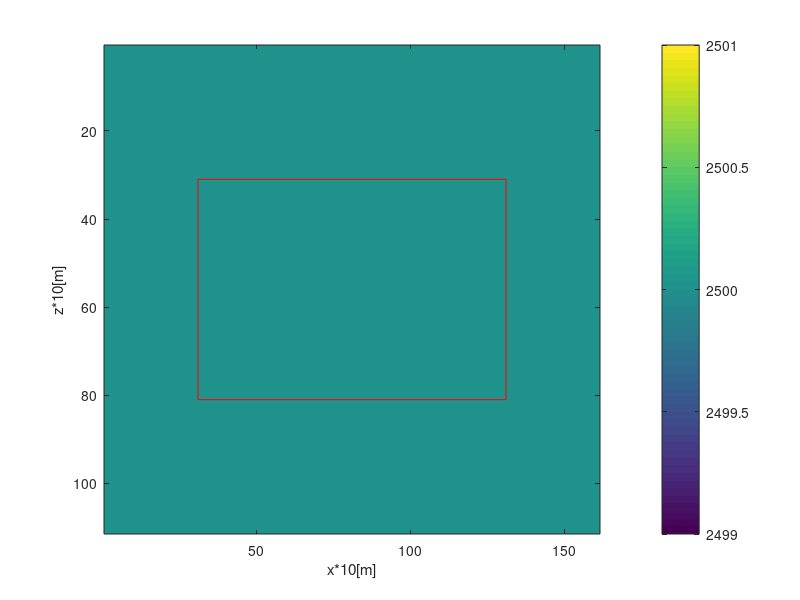

Reproduce this figure in MATLAB. (Note: this script raises an error after producing the figure.)
%% input parameters
clear all;
close all;
load('true_rect.mat');
dims.dh=10;
lp=30;
% initial velocity model
v0=ones([51,101])*2500;
% estimation to first layer thickness
l1=15;
% estimation to first layer velocity
%v0(l1:end,:)=2300;
dims.dt=10^-3; % [s]
dims.nz0=size(v0,1); % Cells in z-direction
dims.nx0=size(v0,2); % Cells in x-direction
dims.nt=1000; % Amount of time steps
dims.ns=dims.nt;
%% extend the velocity model region to employ PML
v=v0;
temp=v0(1,:);
temp2=v0(end,:);
v=[temp(ones(lp,1),:);
    v;
    temp2(ones(lp,1),:)];
temp3=v(:,1);
temp4=v(:,end);
v=[temp3(:,ones(1,lp)),v,temp4(:,ones(1,lp))];
figure;
imagesc(v);
colorbar;
xlabel({['x*' num2str(dims.dh) '[m]']});
ylabel({['z*' num2str(dims.dh) '[m]']});
hold on;
plot([lp+1,dims.nx0+lp],[lp+1,lp+1],'color','red');
hold on;
plot([lp+1,dims.nx0+lp],[lp+dims.nz0,lp+dims.nz0],'color','red');
hold on;
plot([lp+1,lp+1],[lp+1,lp+dims.nz0],'color','red');
hold on;
plot([dims.nx0+lp,dims.nx0+lp],[lp+1,lp+dims.nz0],'color','red');
axis on;
shg;
Rc=.1;
%% Model dimensions
dims.nz=size(v,1);
dims.nx=size(v,2);
% mz=31:81
dims.mz=lp+1:dims.nz0+lp;
% mx=31:131
dims.mx=lp+1:dims.nx0+lp;
%% source
singles=rickerWave(10,dims);
dims.sx=min(dims.mx);
dims.sz=min(dims.mz);
%% Receiver locations
dims.rx=min(dims.mx):max(dims.mx);
dims.rz=min(dims.mz)*ones(1,length(dims.rx));
%% source
fs=1/dims.dt;
L=dims.nt;
n=2000;
f=fs*(0:(n/2))/n;
s=zeros([dims.nz*dims.nx,1]);
source_freq=fft(singles,n)/(n/2);
source_freq2=source_freq(1:n/2+1);
% check source
source_time=ifft(source_freq2,n,1)*n;
figure('name','source signals');
subplot(3,1,1)
plot(dims.dt:dims.dt:dims.dt*L,real(singles));
xlabel(['t [s]']);
title('original');
subplot(3,1,2)
plot(dims.dt:dims.dt:dims.dt*L,real(source_time(1:dims.nt)));
xlabel(['t' [s]']);
title('transformed from frequency');
subplot(3,1,3)
plot(abs(source_freq2));
%aa=reshape(aa,[300,1]);
%plot(real(aa))
title('frequency domain');
shg;
%% find effective frequency of source
s_diff=diff(abs(source_freq2));
s_diff=[s_diff(1);s_diff];
s_lim=find(abs(source_freq2)<.1*max(abs(source_freq2)) & s_diff<0);
s_lim2=s_lim(1);
f_range=1:s_lim2;
f2=f(f_range);
ome=2*pi*f2;
% source term
sf=source_freq2(1:s_lim2);
%% source location in FWI
shot_interval=10;
sx0=dims.sx(1):shot_interval:dims.sx(end);
sz0=dims.sz(1)*ones(size(sx0));
% extend source term
sf2=sf*ones(1,length(sx0));
% sf2=sf(:,ones(3,1));
%% find effective frequency for true_rect
n_true_recf=n;
fs2=fs;
f2=fs2*(0:(n_true_recf/2))/n_true_recf;
true_recf=fft(true_rect,n_true_recf,1)/(n_true_recf/2);
true_recf=true_recf(1:s_lim2,:,:);
%% solver parameters
nz=dims.nz;
nx=dims.nx;

dh=dims.dh;
nt=dims.nt;
% ome
% sf
rz=dims.rz;
rx=dims.rx;

n_iteration=20;
alp_progress=zeros([length(n_iteration)+1,1]);
of_progress=zeros([length(n_iteration)+1,1]);

d0=log(1/Rc)/log(10)*3*v/2/lp;
gmax1=150;
C=zeros(length(n_iteration),1);
FID=fopen('log.txt','w');
tic;
for l=1:n_iteration
    fprintf('\n current iteration=%d/%d \t time=%f s',l,n_iteration,toc);
    fprintf(FID,'\n current iteration=%d/%d \t time=%f s',l,n_iteration,toc);
    %%
    vg=zeros(size(v));
    %% gradient
    for i=1:length(sx0)
        loc=(i-1)*shot_interval+1;
        fprintf('\n \t current shot number=%d/%d',i,length(sx0));
        fprintf(FID,'\n \t current shot number=%d/%d',i,length(sx0));
        true_recfs=true_recf(:,:,loc);
        [pf,recf,Ct,vgt]=FWI_solver(nz,nx,dh,sz0(i),sx0(i),ome,sf2(:,i),rz,rx,v,lp,d0,true_recfs);
        vg=vgt+vg;
    end
    vg=vg/length(sx0);
    %vg=taperGradient(vg,lp,l1);
    C(l)=Ct/length(sx0);
    fprintf('\n \t\t\t Cost=%f',C(l));
    fprintf(FID,'\n \t Cost=%f',C(l));
    fprintf(FID,'\n \t max gradient=%f',max(abs(vg(:))));
    %% optimization
    % max gradient for the first iteration
    if l==1
        alp=gmax1/max(abs(vg(:)));
    end
    v=v-alp*vg;
    figure(99)
    subplot(2,1,1)
    imagesc(vg);
    hold on;
    plot([lp+1,nx-lp],[lp+1,lp+1],'color','red');
    hold on;
    plot([lp+1,nx-lp],[nz-lp,nz-lp],'color','red');
    hold on;
    plot([lp+1,lp+1],[lp+1,nz-lp],'color','red');
    hold on;
    plot([nx-lp,nx-lp],[lp+1,nz-lp],'color','red');
    title({['G [m/s]'],[ 'max gradient= ' num2str(max(abs(vg(:))))]});
    colorbar;
    subplot(2,1,2)
    imagesc(v);
    hold on;
    plot([lp+1,nx-lp],[lp+1,lp+1],'color','red');
    hold on;
    plot([lp+1,nx-lp],[nz-lp,nz-lp],'color','red');
    hold on;
    plot([lp+1,lp+1],[lp+1,nz-lp],'color','red');
    hold on;
    plot([nx-lp,nx-lp],[lp+1,nz-lp],'color','red');
    colorbar;
    title('v [m/s]');
    shg;
end
fclose(FID);
%%
figure('name','final result');
subplot(2,2,1)
load('trueModel.mat');
imagesc(trueModel);
colorbar;
title('true model');
subplot(2,2,2)
imagesc(v(dims.mz,dims.mx));
colorbar;
title('inversion result');
subplot(2,2,3)
imagesc(v(dims.mz,dims.mx)-trueModel);
title('error');
%%
